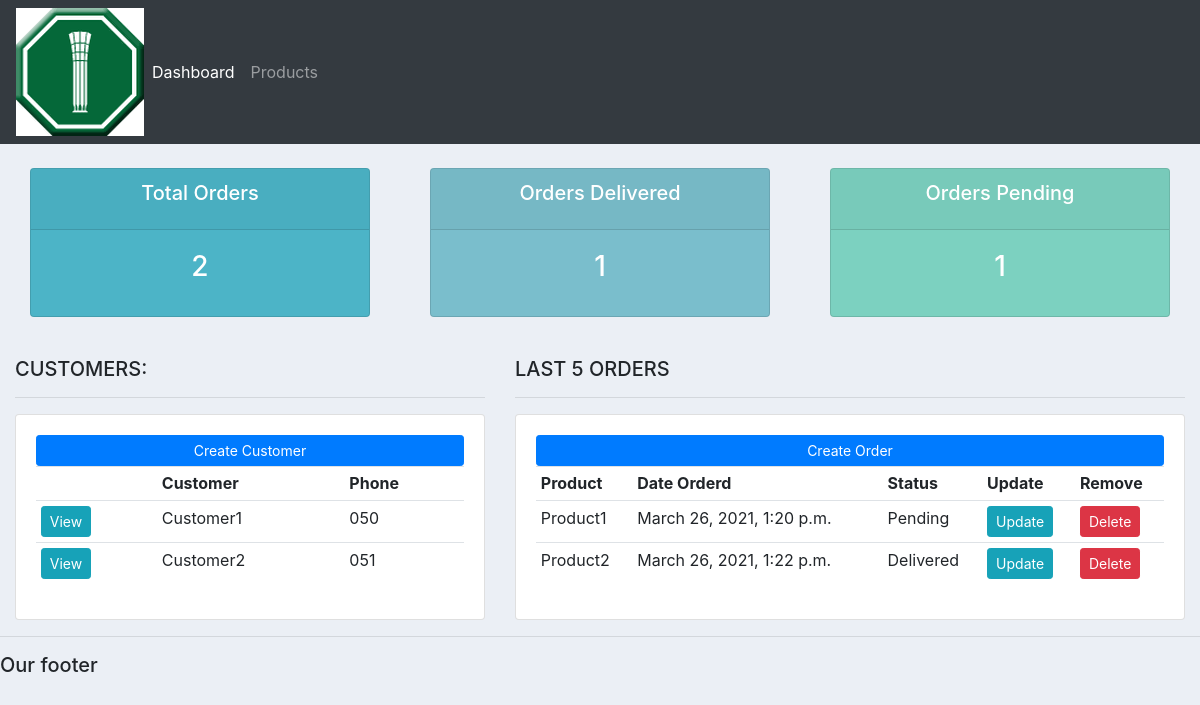
/market/, run on the app's committed database.
### app1/models.py (models this page shows, shortened)
class Customer(models.Model):
	name = models.CharField(max_length=200, null=True)
	phone = models.CharField(max_length=200, null=True)
	email = models.CharField(max_length=200, null=True)
	date_created = models.DateTimeField(auto_now_add=True, null=True)

class Order(models.Model):
	STATUS = (
			('Pending', 'Pending'),
			('Out for delivery', 'Out for delivery'),
			('Delivered', 'Delivered'),
			)
	customer = models.ForeignKey(Customer, null=True, on_delete= models.SET_NULL)
	product = models.ForeignKey(Product, null=True, on_delete= models.SET_NULL)
	date_created = models.DateTimeField(auto_now_add=True, null=True)
	status = models.CharField(max_length=200, null=True, choices=STATUS)

class Product(models.Model):
	CATEGORY = (
			('Indoor', 'Indoor'),
			('Out Door', 'Out Door'),
			)
	name = models.CharField(max_length=200, null=True)
	price = models.FloatField(null=True)
	category = models.CharField(max_length=200, null=True, choices=CATEGORY)
	description = models.CharField(max_length=200, null=True, blank=True)
	date_created = models.DateTimeField(auto_now_add=True, null=True)
	tags = models.ManyToManyField(Tag)
	def __str__(self):
		return self.name

### app1/views.py (the view)
# urls.py: path('', views.home, name="home"),
def home(request):
	orders = Order.objects.all()
	customers = Customer.objects.all()
	total_customers = customers.count()
	total_orders = orders.count()
	delivered = orders.filter(status='Delivered').count()
	pending = orders.filter(status='Pending').count()
	context = {'orders':orders, 'customers':customers,
	'total_orders':total_orders,'delivered':delivered,
	'pending':pending }
	return render(request, 'app1/dashboard.html', context)

### app1/templates/app1/dashboard.html
{%  extends 'app1/main.html' %}
{% block content %}
{%  include 'app1/status.html' %}
<br>
<div class="row">
	<div class="col-md-5">
		<h5>CUSTOMERS:</h5>
		<hr>
		<div class="card card-body">
			<a class="btn btn-primary  btn-sm btn-block" href="">Create Customer</a>
			<table class="table table-sm">
				<tr>
					<th></th>
					<th>Customer</th>
					<th>Phone</th>
				</tr>
				{% for customer in customers %}
					<tr>
						<td><a class="btn btn-sm btn-info" href="{% url 'customer' customer.id %}">View</a></td>
						<td>{{customer.name}}</td>
						<td>{{customer.phone}}</td>
					</tr>
				{% endfor %}
			</table>
		</div>
	</div>
	<div class="col-md-7">
		<h5>LAST 5 ORDERS</h5>
		<hr>
		<div class="card card-body">
			<a class="btn btn-primary  btn-sm btn-block" href="">Create Order</a>
			<table class="table table-sm">
				<tr>
					<th>Product</th>
					<th>Date Orderd</th>
					<th>Status</th>
					<th>Update</th>
					<th>Remove</th>
				</tr>
				{% for order in orders %}
					<tr>
						<td>{{order.product}}</td>
						<td>{{order.date_created}}</td>
						<td>{{order.status}}</td>
						<td><a class="btn btn-sm btn-info" href="">Update</a></td>
						<td><a class="btn btn-sm btn-danger"href="">Delete</a></td>
					</tr>
				{% endfor %}
			</table>
		</div>
	</div>
</div>
{% endblock %}

### static/css/main.css (style rules this page uses)
body { background-color: #ebeff5; }

### data on the page
Customer: name "Customer1", phone "050"
Customer: name "Customer2", phone "051"
Order: product "Product1", date_created "March 26, 2021, 1:20 p.m.", status "Pending"
Order: product "Product2", date_created "March 26, 2021, 1:22 p.m.", status "Delivered"

### other printed values
{{ total_orders }} "2"
{{ delivered }} "1"
{{ pending }} "1"
